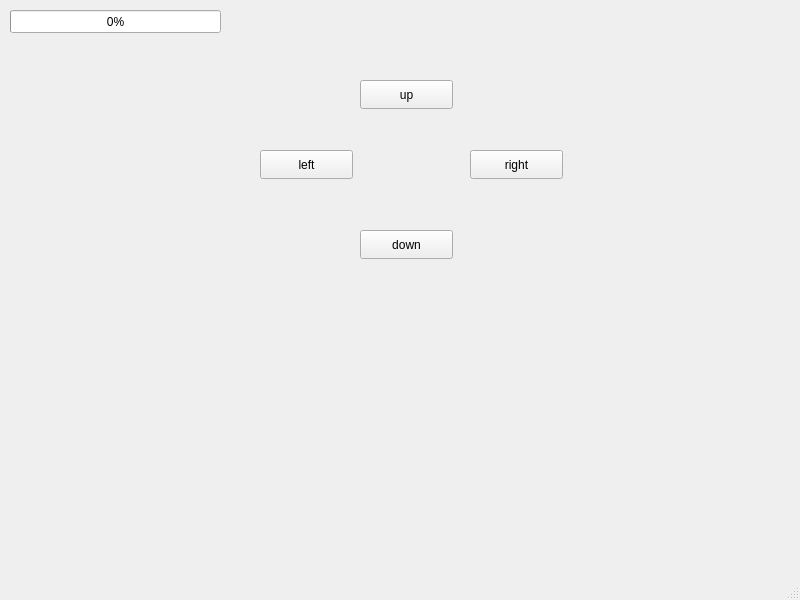
<?xml version="1.0" encoding="UTF-8"?>
<ui version="4.0">
 <class>MainWindow</class>
 <widget class="QMainWindow" name="MainWindow">
  <property name="geometry">
   <rect>
    <x>0</x>
    <y>0</y>
    <width>800</width>
    <height>600</height>
   </rect>
  </property>
  <property name="windowTitle">
   <string>MainWindow</string>
  </property>
  <widget class="QWidget" name="centralwidget">
   <widget class="QPushButton" name="upButton">
    <property name="geometry">
     <rect>
      <x>360</x>
      <y>80</y>
      <width>93</width>
      <height>29</height>
     </rect>
    </property>
    <property name="text">
     <string>up</string>
    </property>
   </widget>
   <widget class="QPushButton" name="leftButton">
    <property name="geometry">
     <rect>
      <x>260</x>
      <y>150</y>
      <width>93</width>
      <height>29</height>
     </rect>
    </property>
    <property name="text">
     <string>left</string>
    </property>
   </widget>
   <widget class="QPushButton" name="rightButton">
    <property name="geometry">
     <rect>
      <x>470</x>
      <y>150</y>
      <width>93</width>
      <height>29</height>
     </rect>
    </property>
    <property name="text">
     <string>right</string>
    </property>
   </widget>
   <widget class="QPushButton" name="downButton">
    <property name="geometry">
     <rect>
      <x>360</x>
      <y>230</y>
      <width>93</width>
      <height>29</height>
     </rect>
    </property>
    <property name="text">
     <string>down</string>
    </property>
   </widget>
   <widget class="QLabel" name="directionButton">
    <property name="geometry">
     <rect>
      <x>370</x>
      <y>30</y>
      <width>201</width>
      <height>20</height>
     </rect>
    </property>
    <property name="text">
     <string/>
    </property>
   </widget>
   <widget class="QProgressBar" name="progressBar">
    <property name="geometry">
     <rect>
      <x>10</x>
      <y>10</y>
      <width>211</width>
      <height>23</height>
     </rect>
    </property>
    <property name="value">
     <number>0</number>
    </property>
   </widget>
   <widget class="QLabel" name="progressBarLabel">
    <property name="geometry">
     <rect>
      <x>10</x>
      <y>40</y>
      <width>221</width>
      <height>20</height>
     </rect>
    </property>
    <property name="text">
     <string/>
    </property>
   </widget>
  </widget>
  <widget class="QMenuBar" name="menubar">
   <property name="geometry">
    <rect>
     <x>0</x>
     <y>0</y>
     <width>800</width>
     <height>26</height>
    </rect>
   </property>
  </widget>
  <widget class="QStatusBar" name="statusbar"/>
 </widget>
 <resources/>
 <connections/>
</ui>
